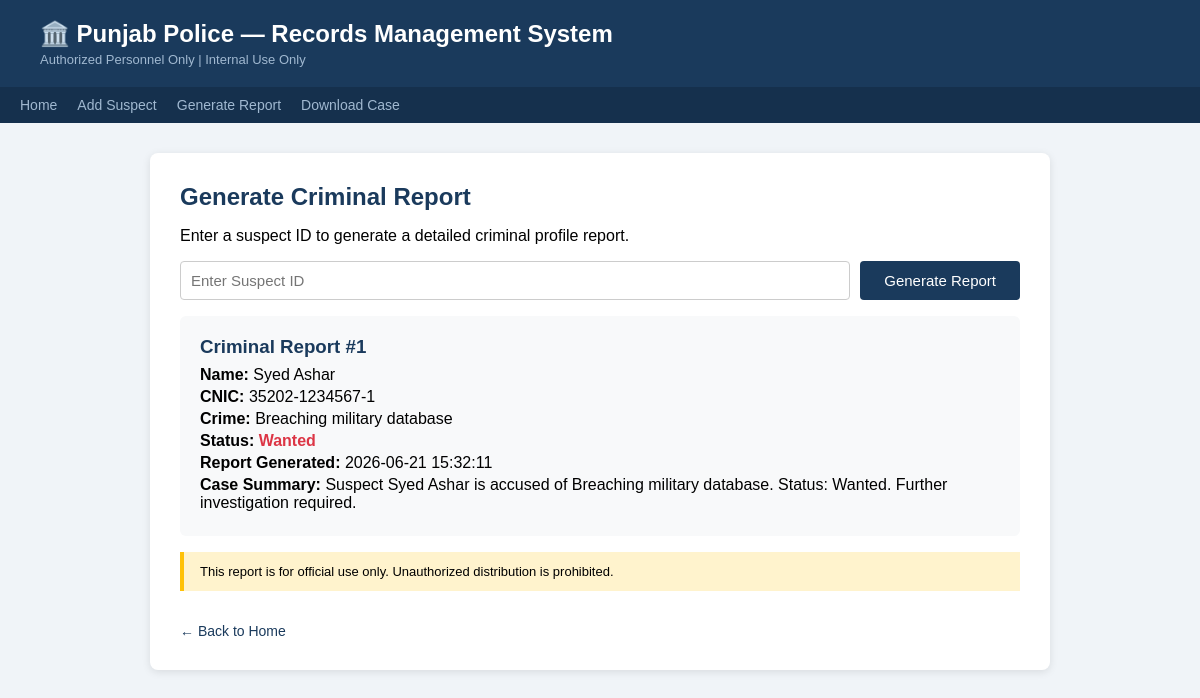
Screenshot of /report?id=1 with the database file from the repository.
### tables this page shows
CREATE TABLE suspects (
            id INTEGER PRIMARY KEY,
            name TEXT,
            cnic TEXT,
            crime TEXT,
            status TEXT
        );

### app.py (the view)
@app.route('/report')
def report():
    suspect_id = request.args.get('id', '')
    report = None
    if suspect_id and suspect_id.isdigit():
        try:
            conn = get_db()
            cursor = conn.cursor()
            cursor.execute("SELECT * FROM suspects WHERE id = ?", (suspect_id,))
            row = cursor.fetchone()
            conn.close()
            if row:
                report = {
                    'id': row[0],
                    'name': row[1],
                    'cnic': row[2],
                    'crime': row[3],
                    'status': row[4],
                    'generated_at': time.strftime('%Y-%m-%d %H:%M:%S'),
                    'summary': f"Suspect {row[1]} is accused of {row[3]}. Status: {row[4]}. Further investigation required."
                }
        except Exception:
            pass
    return render_template('report.html', report=report)

### app.py (called while the page is built)
def get_db():
    conn = sqlite3.connect("police.db")
    conn.row_factory = sqlite3.Row
    return conn

### templates/report.html (shortened to what this page needs)
{% extends "base.html" %}
{% block content %}
<h2>Generate Criminal Report</h2>
<p>Enter a suspect ID to generate a detailed criminal profile report.</p>
<form method="GET" action="/report" class="search-box">
    <input type="number" name="id" placeholder="Enter Suspect ID" min="1">
    <button type="submit">Generate Report</button>
</form>
{% if report %}
    <div class="criminal-card">
        <h3>Criminal Report #{{ report.id }}</h3>
        <p><strong>Name:</strong> {{ report.name }}</p>
        <p><strong>CNIC:</strong> {{ report.cnic }}</p>
        <p><strong>Crime:</strong> {{ report.crime }}</p>
        <p><strong>Status:</strong> <span class="status-{{ report.status|lower }}">{{ report.status }}</span></p>
        <p><strong>Report Generated:</strong> {{ report.generated_at }}</p>
        <p><strong>Case Summary:</strong> {{ report.summary }}</p>
    </div>
    <div class="notice">
        This report is for official use only. Unauthorized distribution is prohibited.
    </div>
{% endif %}
<a class="back" href="/">← Back to Home</a>
{% endblock %}

### templates/base.html (shortened to what this page needs)
<!DOCTYPE html>
<html>
<head>
</head>
<body>
    <header>
        <h1>🏛️ Punjab Police — Records Management System</h1>
        <p>Authorized Personnel Only | Internal Use Only</p>
    </header>
    <nav>
    <a href="/">Home</a>
    <a href="/add-suspect">Add Suspect</a>
    <a href="/report">Generate Report</a>
    <a href="/download">Download Case</a>
</nav>
    <div class="container">
        {% block content %}{% endblock %}
    </div>
</body>
</html>

### templates/base.html (style rules this page uses)
* { margin: 0; padding: 0; box-sizing: border-box; }
body { font-family: Arial, sans-serif; background: #f0f4f8; min-height: 100vh; }
header { background: #1a3a5c; color: white; padding: 20px 40px; }
header h1 { margin: 0; font-size: 24px; }
header p { margin: 4px 0 0; font-size: 13px; color: #a0b8d0; }
nav { background: #15304d; padding: 10px 20px; display: flex; flex-wrap: wrap; gap: 8px 20px; }
nav a { color: #a0b8d0; text-decoration: none; font-size: 14px; transition: color 0.2s; }
.container { max-width: 900px; margin: 30px auto; background: white; padding: 30px; border-radius: 8px; box-shadow: 0 2px 8px rgba(0,0,0,0.1); }
h2 { color: #1a3a5c; margin-bottom: 16px; }
.status-wanted { color: #dc3545; font-weight: bold; }
.search-box { display: flex; gap: 10px; margin: 16px 0; flex-wrap: wrap; }
.search-box input { flex: 1; min-width: 200px; padding: 10px; border: 1px solid #ccc; border-radius: 4px; font-size: 15px; }
.search-box button { background: #1a3a5c; color: white; border: none; padding: 10px 24px; border-radius: 4px; cursor: pointer; font-size: 15px; }
.notice { background: #fff3cd; border-left: 4px solid #ffc107; padding: 12px 16px; margin: 16px 0; font-size: 13px; }
.back { display: inline-block; margin-top: 16px; color: #1a3a5c; text-decoration: none; font-size: 14px; }
.criminal-card { background: #f8f9fa; padding: 20px; border-radius: 6px; margin: 16px 0; }
.criminal-card h3 { color: #1a3a5c; margin-bottom: 8px; }
.criminal-card p { margin: 4px 0; }

### rows the page displays
suspects: id "1", name "Syed Ashar", cnic "35202-1234567-1", crime "Breaching military database", status "Wanted"

### other values shown
{{ report.generated_at }} "2026-06-21 15:32:11"
{{ report.summary }} "Suspect Syed Ashar is accused of Breaching military database. Status: Wanted. Further investigation required."
